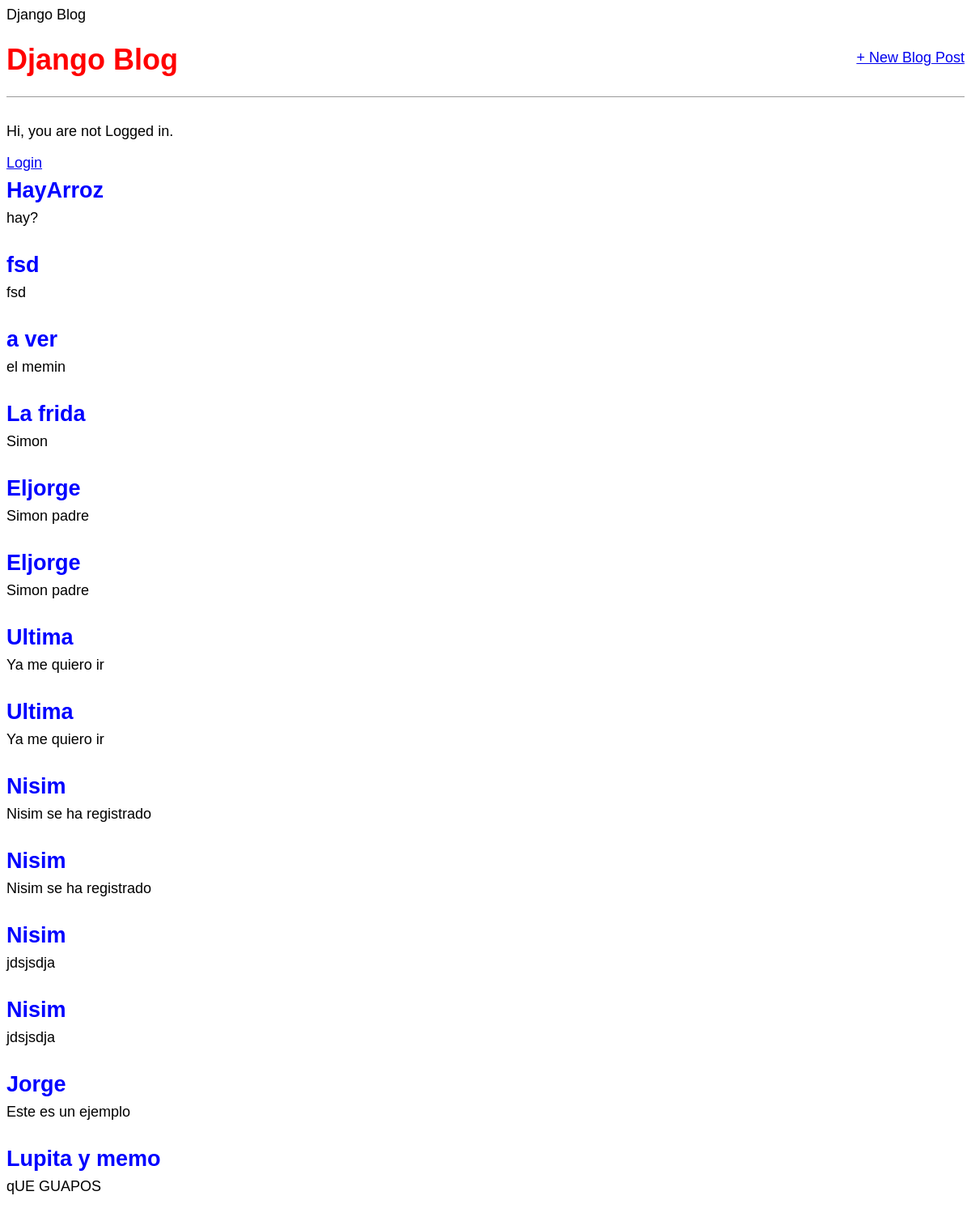
Before: / with the older database file.
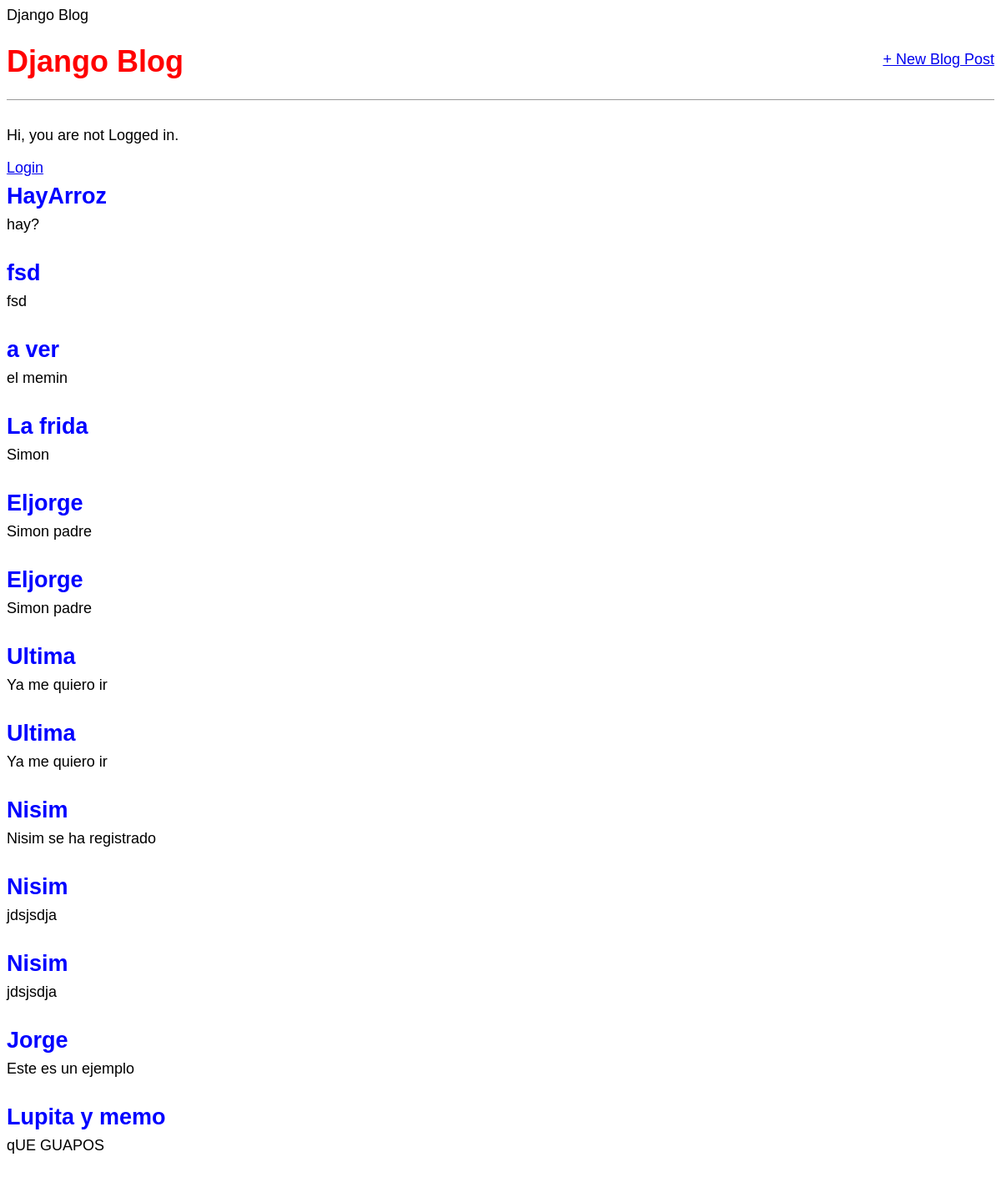
After: the same page with the newer database file.
### blog/models.py (models this page shows, shortened)
class Post(models.Model):
    title = models.CharField(max_length=200)
    author = models.ForeignKey(
        'auth.User',
        on_delete=models.CASCADE,
    )
    photo = models.ImageField(upload_to='images/',blank=True)
    body = models.TextField()

### blog/views.py (the view)
# urls.py: path('', BlogListView.as_view(), name='home'),
class BlogListView(ListView):
    model = Post
    template_name = 'home.html'

### templates/home.html
{% extends 'base.html'%}
{% block content %}
    {%for post in object_list %}
    <div class ="post-entry">
        <h2><a href="{% url 'post_detail' post.pk %}"> {{post.title}}</a></h2>
        <p>{{post.body}}</p>
    </div>
    {%endfor%}
{% endblock %}

Changed rows visible on the page:
removed Post: title "Nisim", body "Nisim se ha registrado"
